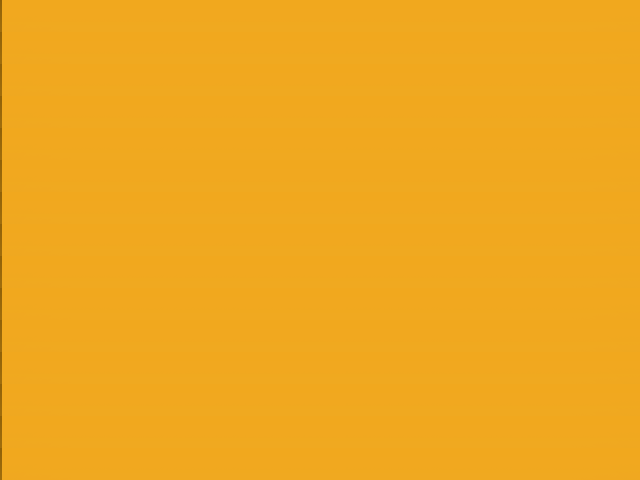

A 2D game scene composited from a Tiled map and its tileset images. What follows is a short description and the map's XML, with each tile layer's data collapsed to a summary:
An orthogonal 20x15 tile map with 32x32 px tiles, 1 tile layer (Tile Layer 1).

<map version="1.0" orientation="orthogonal" width="20" height="15" tilewidth="32" tileheight="32">
 <tileset firstgid="1" name="background1" tilewidth="32" tileheight="32">
  <image source="background1.png" width="640" height="2048" />
 </tileset>
 <layer name="Tile Layer 1" width="20" height="15">
  <data>[300 cells, 300 non-empty, 20 distinct tile ids]</data>
 </layer>
</map>
